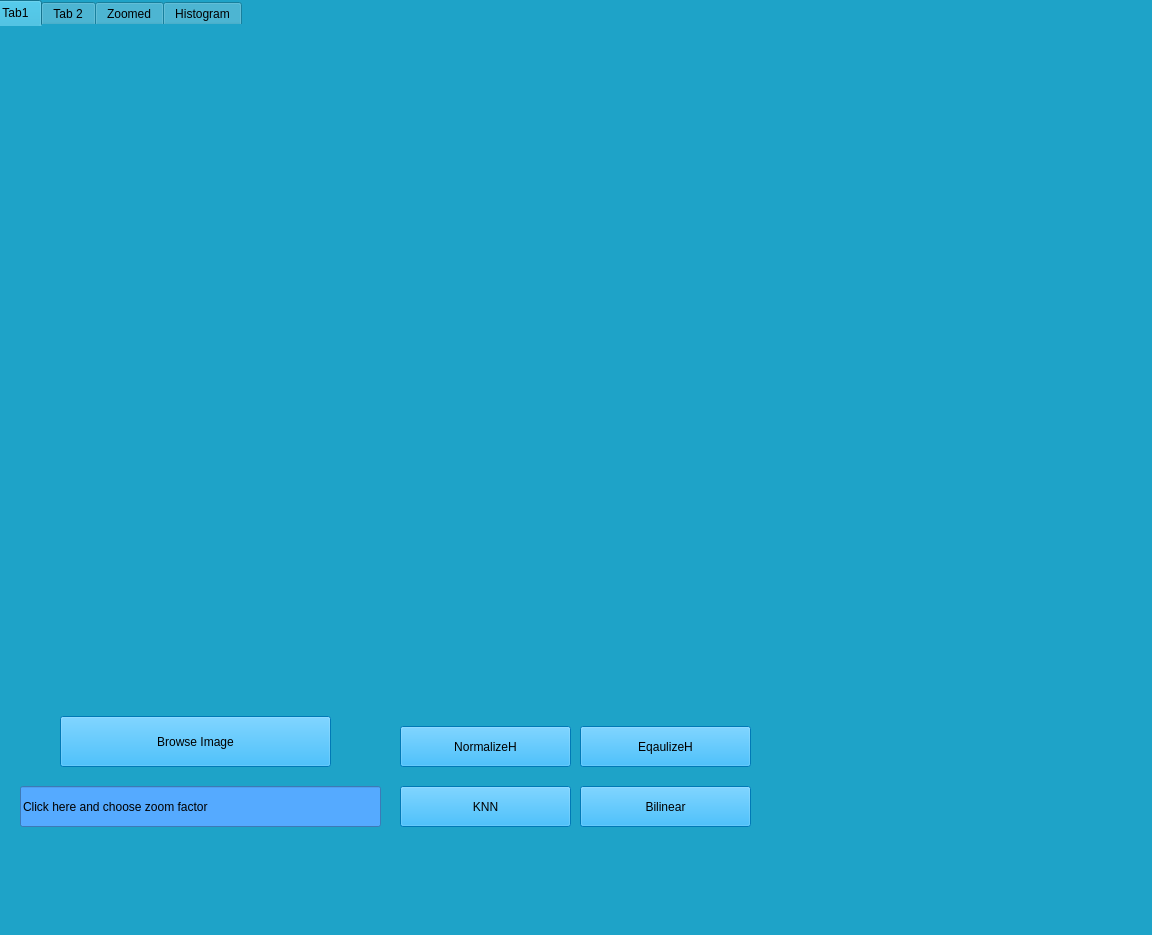
<?xml version="1.0" encoding="UTF-8"?>
<ui version="4.0">
 <class>MainWindow</class>
 <widget class="QMainWindow" name="MainWindow">
  <property name="geometry">
   <rect>
    <x>0</x>
    <y>0</y>
    <width>1152</width>
    <height>935</height>
   </rect>
  </property>
  <property name="windowTitle">
   <string>MainWindow</string>
  </property>
  <property name="layoutDirection">
   <enum>Qt::LeftToRight</enum>
  </property>
  <property name="styleSheet">
   <string notr="true">color: rgb(170, 85, 0);
background-color: rgb(30, 163, 200);
background-image: url(&quot;E:/Year3 Term1/Image processing/Task2/canvas.png&quot;);</string>
  </property>
  <widget class="QWidget" name="centralwidget">
   <widget class="QTabWidget" name="tabWidget">
    <property name="geometry">
     <rect>
      <x>-10</x>
      <y>0</y>
      <width>1191</width>
      <height>931</height>
     </rect>
    </property>
    <property name="toolTip">
     <string>&lt;html&gt;&lt;head/&gt;&lt;body&gt;&lt;p&gt;Zoom&lt;/p&gt;&lt;/body&gt;&lt;/html&gt;</string>
    </property>
    <property name="whatsThis">
     <string>&lt;html&gt;&lt;head/&gt;&lt;body&gt;&lt;p&gt;&lt;br/&gt;&lt;/p&gt;&lt;/body&gt;&lt;/html&gt;</string>
    </property>
    <property name="styleSheet">
     <string notr="true">border-color: qconicalgradient(cx:0, cy:0, angle:135, stop:0 rgba(255, 255, 0, 69), stop:0.375 rgba(255, 255, 0, 69), stop:0.423533 rgba(251, 255, 0, 145), stop:0.45 rgba(247, 255, 0, 208), stop:0.477581 rgba(255, 244, 71, 130), stop:0.518717 rgba(255, 218, 71, 130), stop:0.55 rgba(255, 255, 0, 255), stop:0.57754 rgba(255, 203, 0, 130), stop:0.625 rgba(255, 255, 0, 69), stop:1 rgba(255, 255, 0, 69));
color: rgb(0, 0, 0);
gridline-color: rgb(255, 170, 255);
</string>
    </property>
    <property name="currentIndex">
     <number>0</number>
    </property>
    <widget class="QWidget" name="tab_3">
     <attribute name="title">
      <string>Tab1</string>
     </attribute>
     <widget class="QLabel" name="Image">
      <property name="geometry">
       <rect>
        <x>20</x>
        <y>70</y>
        <width>731</width>
        <height>511</height>
       </rect>
      </property>
      <property name="text">
       <string/>
      </property>
      <property name="alignment">
       <set>Qt::AlignCenter</set>
      </property>
     </widget>
     <widget class="QLabel" name="Info">
      <property name="geometry">
       <rect>
        <x>800</x>
        <y>20</y>
        <width>291</width>
        <height>681</height>
       </rect>
      </property>
      <property name="styleSheet">
       <string notr="true">font: 14pt &quot;MS Shell Dlg 2&quot;;
color: rgb(0, 0, 0);</string>
      </property>
      <property name="text">
       <string/>
      </property>
     </widget>
     <widget class="QPushButton" name="Browse">
      <property name="geometry">
       <rect>
        <x>70</x>
        <y>690</y>
        <width>271</width>
        <height>51</height>
       </rect>
      </property>
      <property name="styleSheet">
       <string notr="true">font: 14pt &quot;MS Shell Dlg 2&quot;;
font: 14pt &quot;MS Shell Dlg 2&quot;;
background-color: rgb(0, 170, 255);</string>
      </property>
      <property name="text">
       <string>Browse Image</string>
      </property>
     </widget>
     <widget class="QLineEdit" name="ZoomFactor">
      <property name="geometry">
       <rect>
        <x>30</x>
        <y>760</y>
        <width>361</width>
        <height>41</height>
       </rect>
      </property>
      <property name="styleSheet">
       <string notr="true">background-color: rgb(85, 170, 255);
font: 14pt &quot;MS Shell Dlg 2&quot;;</string>
      </property>
      <property name="text">
       <string>Click here and choose zoom factor</string>
      </property>
     </widget>
     <widget class="QPushButton" name="KNNBtn">
      <property name="geometry">
       <rect>
        <x>410</x>
        <y>760</y>
        <width>171</width>
        <height>41</height>
       </rect>
      </property>
      <property name="styleSheet">
       <string notr="true">font: 14pt &quot;MS Shell Dlg 2&quot;;
font: 14pt &quot;MS Shell Dlg 2&quot;;
background-color: rgb(0, 170, 255);</string>
      </property>
      <property name="text">
       <string>KNN</string>
      </property>
     </widget>
     <widget class="QPushButton" name="BilinearBtn">
      <property name="geometry">
       <rect>
        <x>590</x>
        <y>760</y>
        <width>171</width>
        <height>41</height>
       </rect>
      </property>
      <property name="styleSheet">
       <string notr="true">font: 14pt &quot;MS Shell Dlg 2&quot;;
font: 14pt &quot;MS Shell Dlg 2&quot;;
background-color: rgb(0, 170, 255);</string>
      </property>
      <property name="text">
       <string>Bilinear</string>
      </property>
     </widget>
     <widget class="QPushButton" name="NormalizeHBtn">
      <property name="geometry">
       <rect>
        <x>410</x>
        <y>700</y>
        <width>171</width>
        <height>41</height>
       </rect>
      </property>
      <property name="styleSheet">
       <string notr="true">font: 14pt &quot;MS Shell Dlg 2&quot;;
font: 14pt &quot;MS Shell Dlg 2&quot;;
background-color: rgb(0, 170, 255);</string>
      </property>
      <property name="text">
       <string>NormalizeH</string>
      </property>
     </widget>
     <widget class="QPushButton" name="EqualizeHBtn">
      <property name="geometry">
       <rect>
        <x>590</x>
        <y>700</y>
        <width>171</width>
        <height>41</height>
       </rect>
      </property>
      <property name="styleSheet">
       <string notr="true">font: 14pt &quot;MS Shell Dlg 2&quot;;
font: 14pt &quot;MS Shell Dlg 2&quot;;
background-color: rgb(0, 170, 255);</string>
      </property>
      <property name="text">
       <string>EqaulizeH</string>
      </property>
     </widget>
    </widget>
    <widget class="QWidget" name="tab_2">
     <attribute name="title">
      <string>Tab 2</string>
     </attribute>
     <widget class="QLabel" name="Tab2Label">
      <property name="geometry">
       <rect>
        <x>30</x>
        <y>50</y>
        <width>721</width>
        <height>521</height>
       </rect>
      </property>
      <property name="styleSheet">
       <string notr="true">border-color: rgb(0, 255, 255);</string>
      </property>
      <property name="text">
       <string/>
      </property>
     </widget>
     <widget class="QSplitter" name="splitter">
      <property name="geometry">
       <rect>
        <x>810</x>
        <y>170</y>
        <width>221</width>
        <height>131</height>
       </rect>
      </property>
      <property name="orientation">
       <enum>Qt::Vertical</enum>
      </property>
      <widget class="QPushButton" name="GenerateBtn">
       <property name="styleSheet">
        <string notr="true">font: 14pt &quot;MS Shell Dlg 2&quot;;
background-color: rgb(170, 255, 255);</string>
       </property>
       <property name="text">
        <string>Generate</string>
       </property>
      </widget>
      <widget class="QPushButton" name="ShowPixels">
       <property name="styleSheet">
        <string notr="true">font: 14pt &quot;MS Shell Dlg 2&quot;;
background-color: rgb(170, 255, 255);</string>
       </property>
       <property name="text">
        <string>Show Pixels</string>
       </property>
      </widget>
     </widget>
    </widget>
    <widget class="QWidget" name="tab">
     <attribute name="title">
      <string>Zoomed</string>
     </attribute>
     <widget class="QLabel" name="ZoomLabel">
      <property name="geometry">
       <rect>
        <x>30</x>
        <y>30</y>
        <width>1031</width>
        <height>781</height>
       </rect>
      </property>
      <property name="text">
       <string/>
      </property>
     </widget>
    </widget>
    <widget class="QWidget" name="tab_4">
     <attribute name="title">
      <string>Histogram</string>
     </attribute>
     <widget class="QLabel" name="NormalizedH">
      <property name="geometry">
       <rect>
        <x>30</x>
        <y>510</y>
        <width>511</width>
        <height>351</height>
       </rect>
      </property>
      <property name="text">
       <string/>
      </property>
     </widget>
     <widget class="QLabel" name="EqualizedImage">
      <property name="geometry">
       <rect>
        <x>560</x>
        <y>30</y>
        <width>501</width>
        <height>421</height>
       </rect>
      </property>
      <property name="text">
       <string/>
      </property>
     </widget>
     <widget class="QLabel" name="EqaulizedH_N">
      <property name="geometry">
       <rect>
        <x>580</x>
        <y>510</y>
        <width>511</width>
        <height>341</height>
       </rect>
      </property>
      <property name="text">
       <string/>
      </property>
     </widget>
     <widget class="QLineEdit" name="ZoomFactor_2">
      <property name="geometry">
       <rect>
        <x>680</x>
        <y>460</y>
        <width>271</width>
        <height>41</height>
       </rect>
      </property>
      <property name="styleSheet">
       <string notr="true">background-color: rgb(85, 170, 255);
font: 14pt &quot;MS Shell Dlg 2&quot;;</string>
      </property>
      <property name="text">
       <string>Equalized's Normalization</string>
      </property>
     </widget>
     <widget class="QLineEdit" name="ZoomFactor_4">
      <property name="geometry">
       <rect>
        <x>190</x>
        <y>470</y>
        <width>151</width>
        <height>31</height>
       </rect>
      </property>
      <property name="styleSheet">
       <string notr="true">background-color: rgb(85, 170, 255);
font: 14pt &quot;MS Shell Dlg 2&quot;;</string>
      </property>
      <property name="text">
       <string>Normalized H</string>
      </property>
     </widget>
     <widget class="QLineEdit" name="ZoomFactor_5">
      <property name="geometry">
       <rect>
        <x>670</x>
        <y>0</y>
        <width>201</width>
        <height>31</height>
       </rect>
      </property>
      <property name="styleSheet">
       <string notr="true">background-color: rgb(85, 170, 255);
font: 14pt &quot;MS Shell Dlg 2&quot;;</string>
      </property>
      <property name="text">
       <string>Equalized Image</string>
      </property>
     </widget>
     <widget class="QLabel" name="Image_TabHisto">
      <property name="geometry">
       <rect>
        <x>30</x>
        <y>50</y>
        <width>491</width>
        <height>411</height>
       </rect>
      </property>
      <property name="text">
       <string/>
      </property>
      <property name="alignment">
       <set>Qt::AlignCenter</set>
      </property>
     </widget>
    </widget>
   </widget>
  </widget>
  <widget class="QStatusBar" name="statusbar"/>
 </widget>
 <resources/>
 <connections/>
</ui>
